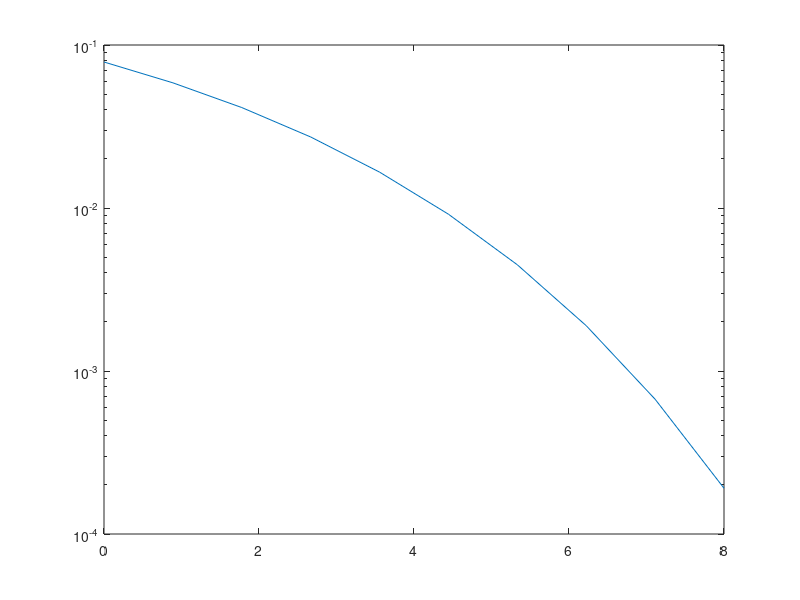

MATLAB code for this plot:

M = 4;
k = log2(M);
N = 1000*8; 
msg = randi([0,1], 1, N);

msg_tomod = reshape(msg,k , length(msg)/k );

msg_tomod = bi2de(msg_tomod', 'left-msb');
x = pskmod(msg_tomod, M, pi/M);

itrs=10;
ber_arr = zeros(1,itrs);
EbN0_arr = linspace(0,8,itrs);

ber_arr_th = (1/k)*2*(1-sqrt(1/M)).*erfc(sqrt(3*k.*(db2pow(EbN0_arr))./(2*(M-1))));semilogy(EbN0_arr, ber_arr_th)
semilogy(EbN0_arr, ber_arr_th)